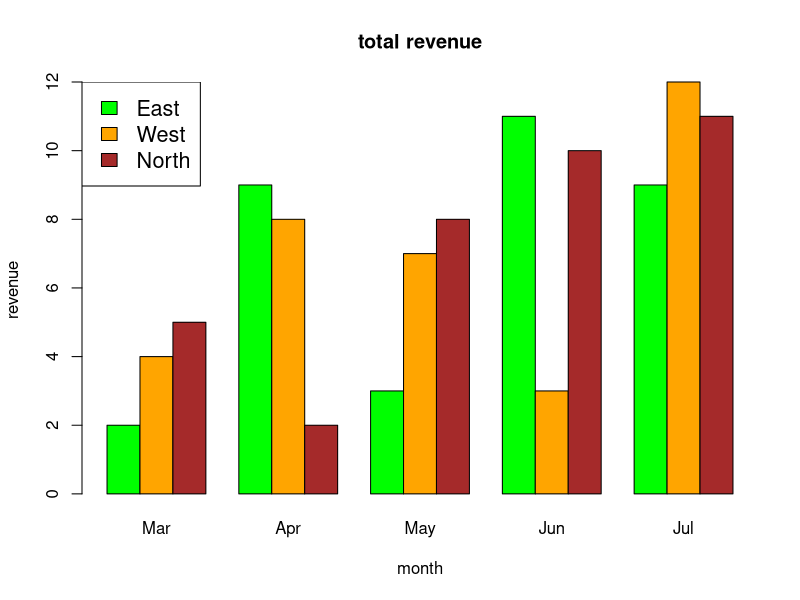

Reproduce this figure in R.
# # Create data for the graph.
# x <- c(21, 62, 10, 53)
# labels <- c("London", "New York", "Singapore", "Mumbai")

# # Give the chart file a name.
# png(file = "city.png")

# # Plot the chart.
# pie(x,labels)

# # Save the file.
# dev.off()





# # Create data for the graph.
# x <- c(21, 62, 10, 53)
# labels <- c("London", "New York", "Singapore", "Mumbai")

# # Give the chart file a name.
# png(file = "city_title_colours.jpg")

# # Plot the chart with title and rainbow color pallet.
# pie(x, labels, main="City pie chart", col=rainbow(length(x)))

# # Save the file.
# dev.off()




# # Create data for the graph.
# x <-  c(21, 62, 10,53)

# piepercent<- round(100*x/sum(x), 1)

# # Give the chart file a name.
# png(file = "city_percentage_legends.jpg")

# # Plot the chart.
# pie(x, labels=piepercent, main = "City pie chart",col = rainbow(length(x)))
# legend("topright", c("London","New York","Singapore","Mumbai"), cex = 0.8,
#    fill = rainbow(length(x)))

# # Save the file.
# dev.off()





# # Get the library.
# library(plotrix)

# # Create data for the graph.
# x <-  c(21, 62, 10,53)
# lbl <-  c("London","New York","Singapore","Mumbai")

# # Give the chart file a name.
# png(file = "3d_pie_chart.jpg")

# # Plot the chart.
# pie3D(x,labels = lbl,explode = 0.1, main = "Pie Chart of Countries ")

# # Save the file.
# dev.off()


# # Create the data for the chart
# H <- c(7,12,28,3,41)

# # Give the chart file a name
# png(file = "barchart.png")

# # Plot the bar chart 
# barplot(H)

# # Save the file
# dev.off()



# # Create the data for the chart
# H <- c(7,12,28,3,41)
# M <- c("Mar","Apr","May","Jun","Jul")

# # Give the chart file a name
# png(file = "barchart_months_revenue.png")

# # Plot the bar chart 
# barplot(H,names.arg=M,xlab="Month",ylab="Revenue",col="blue",
# main="Revenue chart",border="red")

# # Save the file
# dev.off()


# Create the input vectors.
colors = c("green","orange","brown")
months <- c("Mar","Apr","May","Jun","Jul")
regions <- c("East","West","North")

# Create the matrix of the values.
Values <- matrix(c(2,9,3,11,9,4,8,7,3,12,5,2,8,10,11), nrow = 3, ncol = 5, byrow = TRUE)

# Give the chart file a name
png(file = "barchart_not_stacked.png")

# Create the bar chart
# barplot(Values, main="total revenue", names.arg=months, xlab="month", ylab="revenue", col=colors)
barplot(Values, main="total revenue", names.arg=months, xlab="month", ylab="revenue", col=colors, beside=TRUE)


# Add the legend to the chart
legend("topleft", regions, cex = 1.3, fill = colors)

# Save the file
dev.off()